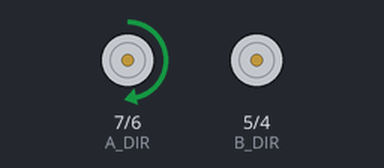
A sketch run on a simulated Arduino Uno, built with avr-gcc and run on an emulated ATmega328P. Parts: direction and speed pins drawn as motors (green arrow = direction pin HIGH = forward, orange = LOW = backward, longer = more drive).

Above: at 0.5 s.
Timing chart, 0 to 4.6 s (numbered marks = the images above):
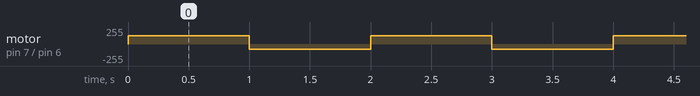

The sketch:

motor1.ino
```cpp
int A_PWM = 6;
int A_DIR = 7;
int B_PWM = 4;
int B_DIR = 5;

void A_Motor(int dir,int speed) {
  digitalWrite(A_DIR, dir);
  analogWrite(A_PWM, speed);
}

void B_Motor(int dir,int speed) {
  digitalWrite(B_DIR, dir);
  analogWrite(B_PWM, speed);
}

void setup() {
  // put your setup code here, to run once:
  pinMode(A_DIR, OUTPUT);
  pinMode(A_PWM, OUTPUT);
  pinMode(B_DIR, OUTPUT);
  pinMode(B_PWM, OUTPUT);
}

void loop() {
  // put your main code here, to run repeatedly:
  A_Motor(HIGH,125);
  B_Motor(HIGH,125);
  delay(1000);
  A_Motor(LOW,80);
  B_Motor(LOW,80);
  delay(1000);
}
```

Measured:
- by itself, motor on pin 7 (A_DIR) / pin 6 (A_PWM): alternates forward 125/255 for 1.0 s and backward 80/255 for 1.0 s
